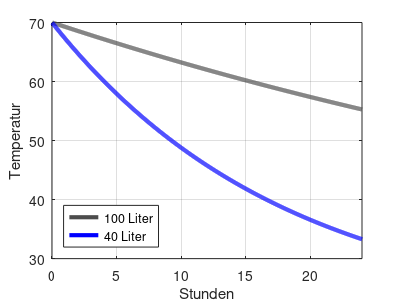

MATLAB code for this plot:
% Temperaturberechnung / Q-Mansy / Kuehlwassermanagement
% 28.Juni.2014
% Version 1
%
% Berechnung der Abkuehlung.
% Newtonsche Abkuehlungsgesetz:
% T(t) = Tu - c * exp(-kt)
% T(t) -> Temperatur zum Zeitpunkt t
% Tu   -> Umgebungstemperatur
% k    -> Proportionalitaetskoeffizient Bsp. 2.423*10^-4
close all
clear all
clc


% Voreinstellungen
m_W  = 40;         % Masse des Boilerwassers
c_W  = 4180;       % Waermekapazitaet Wasser in kJ*(1/K)*K
T_W  = 70;         % Temperatur des Boilerwassers
T_u  = 20;         % Umgebungstemperatur
k100 = 2.423E-04;  % Proportionalitaetskoeffizient fuer 100 Liter
k40  = 9.2E-4;     % fuer 40 Liter

for t = 1:24*60
  ti(t)   = t/60;
  T100(t) = T_u + (T_W-T_u) * exp(-k100*t);
  T40(t)  = T_u + (T_W-T_u) * exp(-k40*t);
end

figure()
plot(ti,T100,'linewidth', 3, 'Color', [.3 .3 .3], ...
     ti,T40, 'linewidth', 3, 'Color', [0 0 1])
xlim([0 24]);
xlabel('Stunden');
ylabel('Temperatur');
legend('100 Liter', '40 Liter', 'location', 'SouthWest');
grid on
set(gcf,'PaperUnits','inches','PaperPosition',[0 0 4 3])
print('Temperaturabkuehlung','-dtex','-r130');
